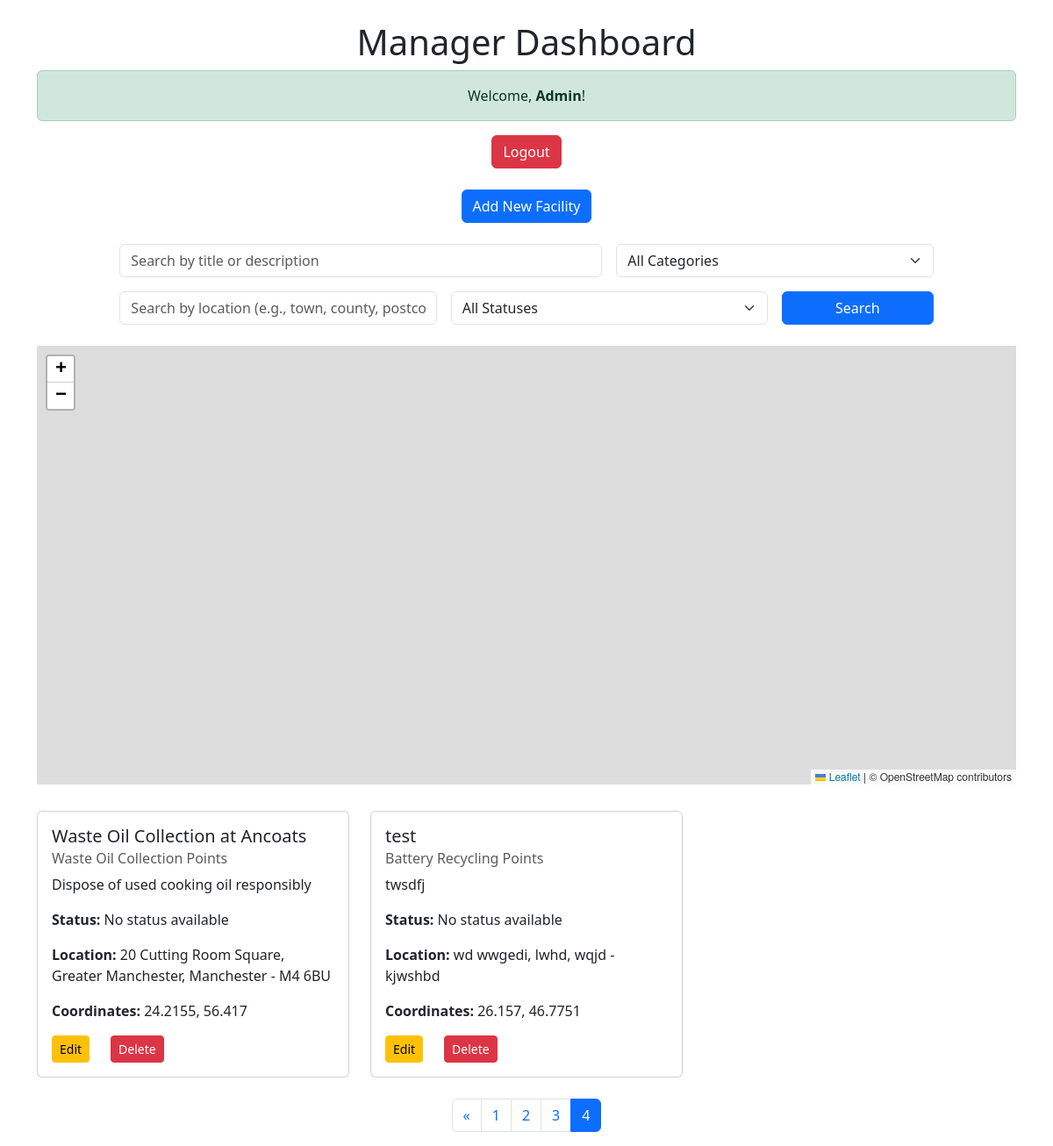
/index.php?view=dashboard&page=4 (signed in), run on the app's committed database.
### tables this page shows
CREATE TABLE ecoFacilities (
                               id INTEGER PRIMARY KEY AUTOINCREMENT NOT NULL UNIQUE,
                               title VARCHAR(50) NOT NULL,
                               category INTEGER,
                               description VARCHAR(150) NOT NULL,
                               houseNumber VARCHAR(50),
                               streetName VARCHAR(50),
                               county VARCHAR(50),
                               town VARCHAR(50),
                               postcode VARCHAR(7) NOT NULL,
                               lng FLOAT NOT NULL,
                               lat FLOAT NOT NULL,
                               contributor INTEGER,
                               FOREIGN KEY (category) REFERENCES ecoCategories(id),
                               FOREIGN KEY (contributor) REFERENCES ecoUser(id)
);

CREATE TABLE "ecoCategories"
(
	id INTEGER not null
		primary key
		unique,
	name VARCHAR(50) not null
		unique
);

### controllers/FacilityController.php (called while the page is built, shortened)
<?php
class FacilityController {
    private $facilityModel;
    public function __construct($facilityModel) {
        $this->facilityModel = $facilityModel;
    }
    public function browseFacilities($search = '', $category = null, $location = null, $status = null) {
        return $this->facilityModel->searchFacilities($search, $category, $location, $status);
    }
    public function getPaginatedFacilities($page, $limit, $search = '', $category = null, $location = null, $status = null) {
        $offset = ($page - 1) * $limit;
        return $this->facilityModel->getPaginatedFacilities($offset, $limit, $search, $category, $location, $status);
    }
    public function getTotalFacilities($search = '', $category = null) {
        return $this->facilityModel->getTotalFacilities($search, $category);
    }
}
?>

### models/Facility.php (called while the page is built, shortened)
<?php
class Facility {
    private $pdo;
    public function __construct($pdo) {
        $this->pdo = $pdo;
    }
    public function searchFacilities($search = '', $category = null, $location = null, $status = null) {
        $query = "
        SELECT ecoFacilities.*,
               ecoCategories.name AS category_name,
               ecoUser.username AS contributor_name,
               (SELECT statusComment
                FROM ecoFacilityStatus
                WHERE facilityId = ecoFacilities.id
                ORDER BY ROWID DESC LIMIT 1) AS statusComment
        FROM ecoFacilities
        LEFT JOIN ecoCategories ON ecoFacilities.category = ecoCategories.id
        LEFT JOIN ecoUser ON ecoFacilities.contributor = ecoUser.id
        WHERE (ecoFacilities.title LIKE :search OR ecoFacilities.description LIKE :search)
    ";
        $query .= " ORDER BY ecoFacilities.title ASC";
        $stmt = $this->pdo->prepare($query);
        $params = [
            ':search' => '%' . $search . '%',
        ];
        $stmt->execute($params);
        return $stmt->fetchAll(PDO::FETCH_ASSOC);
    }
    public function getPaginatedFacilities($offset, $limit, $search = '', $category = null, $location = null, $status = null) {
        $query = "
        SELECT ecoFacilities.*,
               ecoCategories.name AS category_name,
               ecoUser.username AS contributor_name,
               (SELECT statusComment
                FROM ecoFacilityStatus
                WHERE facilityId = ecoFacilities.id
                ORDER BY ROWID DESC LIMIT 1) AS statusComment
        FROM ecoFacilities
        LEFT JOIN ecoCategories ON ecoFacilities.category = ecoCategories.id
        LEFT JOIN ecoUser ON ecoFacilities.contributor = ecoUser.id
        WHERE (ecoFacilities.title LIKE :search OR ecoFacilities.description LIKE :search)
    ";
        $query .= " ORDER BY ecoFacilities.title ASC LIMIT :offset, :limit";
        $stmt = $this->pdo->prepare($query);
        $params = [
            ':search' => '%' . $search . '%',
            ':offset' => $offset,
            ':limit' => $limit,
        ];
        $stmt->bindValue(':offset', $offset, PDO::PARAM_INT);
        $stmt->bindValue(':limit', $limit, PDO::PARAM_INT);
        $stmt->execute($params);
        return $stmt->fetchAll(PDO::FETCH_ASSOC);
    }
    public function getTotalFacilities($search = '', $category = null, $location = null, $status = null) {
        $query = "
    SELECT COUNT(*) as total
    FROM ecoFacilities
    WHERE (title LIKE :search OR description LIKE :search)
";
        $stmt = $this->pdo->prepare($query);
        $params = [
            ':search' => '%' . $search . '%',
        ];
        $stmt->execute($params);
        return $stmt->fetch(PDO::FETCH_ASSOC)['total'];
    }
}

### views/manager/dashboard.php (the view, shortened to what this page needs)
<?php
$page = isset($_GET['page']) ? (int)$_GET['page'] : 1;
$limit = 6;
$location = $_GET['location'] ?? null;
$status = $_GET['status'] ?? null;
$total = $facilityController->getTotalFacilities($search, $category, $location, $status);
$facilities = $facilityController->getPaginatedFacilities($page, $limit, $search, $category, $location, $status);
$totalPages = ceil($total / $limit);
?>
<!DOCTYPE html>
<html>
<head>
    <link href="https://cdn.jsdelivr.net/npm/bootstrap@5.3.3/dist/css/bootstrap.min.css" rel="stylesheet">
</head>
<body>
<div class="container mt-4">
    <h1 class="text-center">Manager Dashboard</h1>
    <div class="alert alert-success text-center">
        Welcome, <strong><?php echo htmlspecialchars($_SESSION['username']); ?></strong>!
    </div>
    <div class="text-center mb-4">
        <a href="/ecoBuddy/index.php?view=logout" class="btn btn-danger">Logout</a>
    </div>
    <div class="text-center mb-4">
        <a href="/ecoBuddy/index.php?view=add_facility" class="btn btn-primary">
            <i class="fas fa-plus"></i> Add New Facility
        </a>
    </div>
    <form method="GET" action="/ecoBuddy/index.php" class="mb-4">
        <div class="row g-3 justify-content-center">
            <div class="col-md-6">
                <input type="text" name="search" class="form-control" placeholder="Search by title or description"
                       value="<?php echo htmlspecialchars($_GET['search'] ?? ''); ?>">
            </div>
            <div class="col-md-4">
                <select name="category" class="form-select">
                    <option value="">All Categories</option>
                </select>
            </div>
            <div class="col-md-4">
                <input type="text" name="location" class="form-control" placeholder="Search by location (e.g., town, county, postcode)"
                       value="<?php echo htmlspecialchars($_GET['location'] ?? ''); ?>">
            </div>
            <div class="col-md-4">
                <select name="status" class="form-select">
                    <option value="">All Statuses</option>
                </select>
            </div>
            <div class="col-md-2">
                <button type="submit" class="btn btn-primary w-100">Search</button>
            </div>
        </div>
    </form>
    <div id="map" style="height: 500px; width: 100%; margin-bottom: 30px;"></div>
    <?php if (!empty($facilities)) : ?>
        <div class="row">
            <?php foreach ($facilities as $facility) : ?>
                <div class="col-md-4 mb-4">
                    <div class="card">
                        <div class="card-body">
                            <h5 class="card-title"><?php echo htmlspecialchars($facility['title']); ?></h5>
                            <h6 class="card-subtitle mb-2 text-muted"><?php echo htmlspecialchars($facility['category_name']); ?></h6>
                            <p class="card-text"><?php echo htmlspecialchars($facility['description']); ?></p>
                            <p><strong>Status:</strong>
                                <?php echo !empty($facility['statusComment'])
                                    ? htmlspecialchars($facility['statusComment'])
                                    : 'No status available'; ?>
                            </p>
                            <p><strong>Location:</strong>
                                <?php echo htmlspecialchars($facility['houseNumber'] . ' ' . $facility['streetName'] . ', ' . $facility['county'] . ', ' . $facility['town'] . ' - ' . $facility['postcode']); ?>
                            </p>
                            <p><strong>Coordinates:</strong>
                                <?php echo !empty($facility['lat']) && !empty($facility['lng'])
                                    ? htmlspecialchars($facility['lat'] . ', ' . $facility['lng'])
                                    : 'Coordinates not available'; ?>
                            </p>
                            <div class="d-flex justify-content-start gap-4">
                                <a href="/ecoBuddy/index.php?view=edit_facility&id=<?php echo $facility['id']; ?>" class="btn btn-warning btn-sm">
                                    Edit
                                </a>
                                <a href="/ecoBuddy/index.php?view=delete_facility&id=<?php echo $facility['id']; ?>" class="btn btn-danger btn-sm"
                                   onclick="return confirm('Are you sure you want to delete this facility?');">
                                    Delete
                                </a>
                            </div>
                        </div>
                    </div>
                </div>
            <?php endforeach; ?>
        </div>
        <nav aria-label="Page navigation">
            <ul class="pagination justify-content-center">
                <?php if ($page > 1): ?>
                    <li class="page-item">
                        <a class="page-link" href="?view=dashboard&page=<?php echo $page - 1; ?>" aria-label="Previous">
                            <span aria-hidden="true">&laquo;</span>
                        </a>
                    </li>
                <?php endif; ?>
                <?php for ($i = 1; $i <= $totalPages; $i++): ?>
                    <li class="page-item <?php echo $i === $page ? 'active' : ''; ?>">
                        <a class="page-link" href="?view=dashboard&page=<?php echo $i; ?>"><?php echo $i; ?></a>
                    </li>
                <?php endfor; ?>
            </ul>
        </nav>
    <?php else : ?>
        <div class="alert alert-warning text-center">No facilities found. Try adjusting your search criteria.</div>
    <?php endif; ?>
</div>
<link rel="stylesheet" href="https://unpkg.com/leaflet/dist/leaflet.css" />
</body>
</html>

### data on the page
ecofacilities: title "Waste Oil Collection at Ancoats", category.name "Waste Oil Collection Points", description "Dispose of used cooking oil responsibly", houseNumber+streetName+county "20 Cutting Room Square, Greater Manchester, Manchester - M4 6BU", lat+lng "24.2155, 56.417"
ecofacilities: title "test", category.name "Battery Recycling Points", description "twsdfj", houseNumber+streetName+county "wd wwgedi, lwhd, wqjd - kjwshbd", lat+lng "26.157, 46.7751"

### other printed values
$_SESSION['username'] "Admin"
